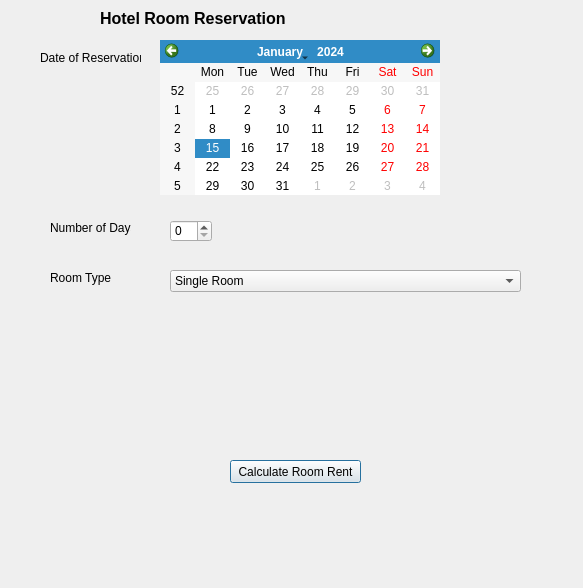
<?xml version="1.0" encoding="UTF-8"?>
<ui version="4.0">
 <class>Dialog</class>
 <widget class="QDialog" name="Dialog">
  <property name="geometry">
   <rect>
    <x>0</x>
    <y>0</y>
    <width>583</width>
    <height>588</height>
   </rect>
  </property>
  <property name="windowTitle">
   <string>Dialog</string>
  </property>
  <widget class="QLabel" name="label">
   <property name="geometry">
    <rect>
     <x>100</x>
     <y>10</y>
     <width>211</width>
     <height>16</height>
    </rect>
   </property>
   <property name="font">
    <font>
     <pointsize>12</pointsize>
     <weight>75</weight>
     <bold>true</bold>
    </font>
   </property>
   <property name="text">
    <string>Hotel Room Reservation</string>
   </property>
  </widget>
  <widget class="QCalendarWidget" name="calendarWidget">
   <property name="geometry">
    <rect>
     <x>160</x>
     <y>40</y>
     <width>280</width>
     <height>155</height>
    </rect>
   </property>
  </widget>
  <widget class="QLabel" name="labelDateOfReservation">
   <property name="geometry">
    <rect>
     <x>40</x>
     <y>50</y>
     <width>101</width>
     <height>16</height>
    </rect>
   </property>
   <property name="text">
    <string>Date of Reservation</string>
   </property>
  </widget>
  <widget class="QLabel" name="labelNoOfDays">
   <property name="geometry">
    <rect>
     <x>50</x>
     <y>220</y>
     <width>81</width>
     <height>16</height>
    </rect>
   </property>
   <property name="text">
    <string>Number of Days</string>
   </property>
  </widget>
  <widget class="QSpinBox" name="spinBox">
   <property name="geometry">
    <rect>
     <x>170</x>
     <y>220</y>
     <width>42</width>
     <height>22</height>
    </rect>
   </property>
  </widget>
  <widget class="QLabel" name="labelRoomType">
   <property name="geometry">
    <rect>
     <x>50</x>
     <y>270</y>
     <width>61</width>
     <height>16</height>
    </rect>
   </property>
   <property name="text">
    <string>Room Type</string>
   </property>
  </widget>
  <widget class="QComboBox" name="comboBox">
   <property name="geometry">
    <rect>
     <x>170</x>
     <y>270</y>
     <width>351</width>
     <height>22</height>
    </rect>
   </property>
   <item>
    <property name="text">
     <string>Single Room</string>
    </property>
   </item>
   <item>
    <property name="text">
     <string>Family Room</string>
    </property>
   </item>
   <item>
    <property name="text">
     <string>Double Room</string>
    </property>
   </item>
  </widget>
  <widget class="QPushButton" name="pushButtonCalculateRoomRent">
   <property name="geometry">
    <rect>
     <x>230</x>
     <y>460</y>
     <width>131</width>
     <height>23</height>
    </rect>
   </property>
   <property name="text">
    <string>Calculate Room Rent</string>
   </property>
  </widget>
  <widget class="QLabel" name="dateOfReservationInfo">
   <property name="geometry">
    <rect>
     <x>40</x>
     <y>310</y>
     <width>481</width>
     <height>21</height>
    </rect>
   </property>
   <property name="text">
    <string/>
   </property>
  </widget>
  <widget class="QLabel" name="roomRentInfo">
   <property name="geometry">
    <rect>
     <x>30</x>
     <y>490</y>
     <width>531</width>
     <height>41</height>
    </rect>
   </property>
   <property name="text">
    <string/>
   </property>
  </widget>
  <widget class="QLabel" name="noOfDaysInfo">
   <property name="geometry">
    <rect>
     <x>40</x>
     <y>350</y>
     <width>481</width>
     <height>21</height>
    </rect>
   </property>
   <property name="text">
    <string/>
   </property>
  </widget>
  <widget class="QLabel" name="roomTypeInfo">
   <property name="geometry">
    <rect>
     <x>40</x>
     <y>400</y>
     <width>481</width>
     <height>21</height>
    </rect>
   </property>
   <property name="text">
    <string/>
   </property>
  </widget>
 </widget>
 <resources/>
 <connections/>
</ui>
